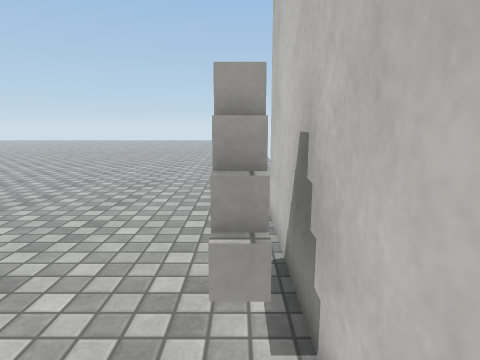
[1] (above)

14 first-person views from a walk through a Unity game level. The camera is 1.3 m above the floor, tilts 10° down and sees 75° across. The floor is counted in squares, 0.5 m on a side. Each view is taken from the middle of a square. On the plan, view 1 faces up. The plan holds only what a view shows up to about 20 squares ahead; the rest is blank. The place goes on beyond the plan. The player character is not drawn. Surface patterns are stand-ins for the level's own textures.

[2]
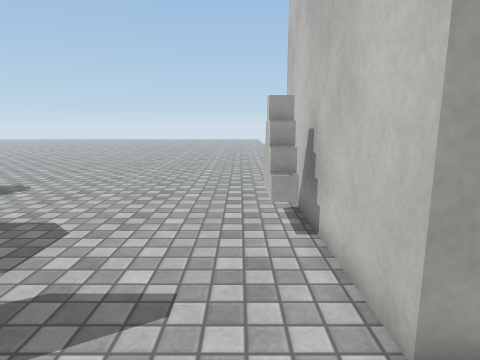

[3]
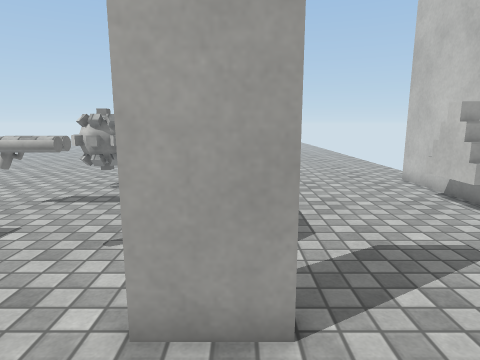

[4]
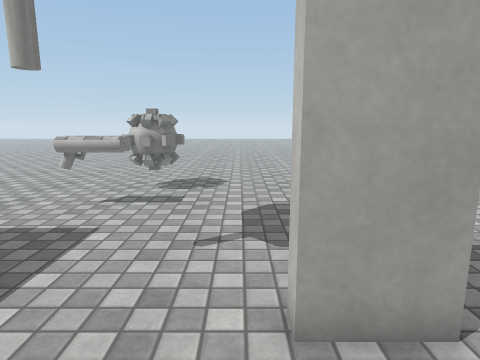

[5]
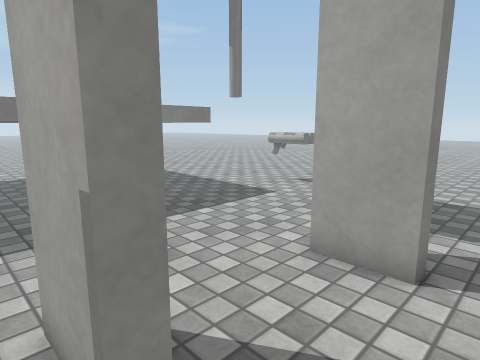

[6]
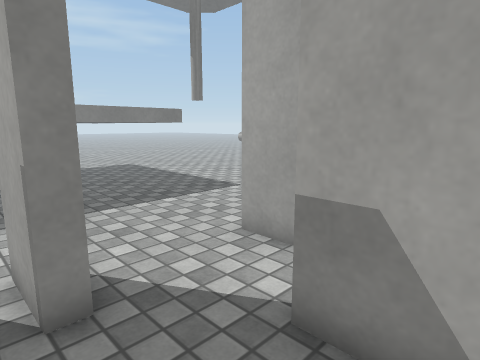

[7]
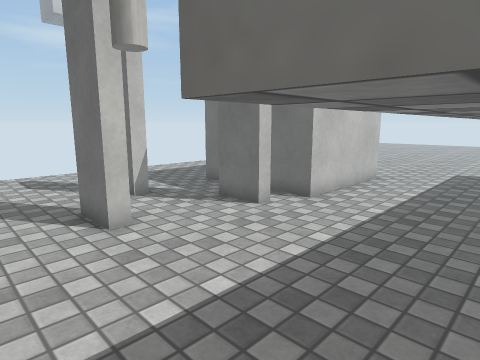

[8]
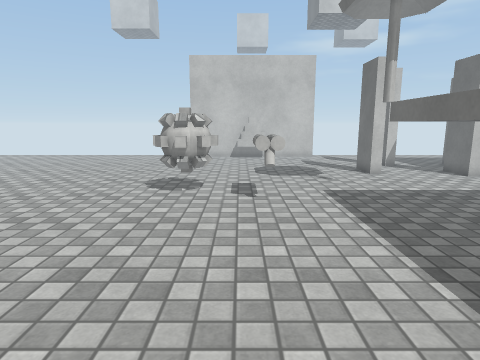

[9]
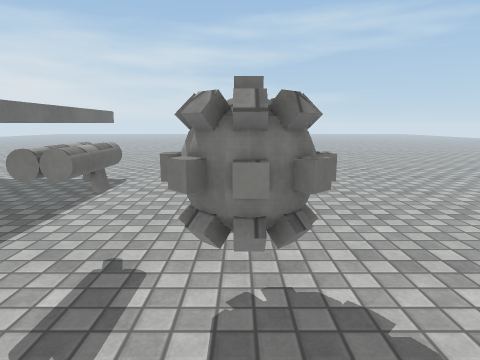

[10]
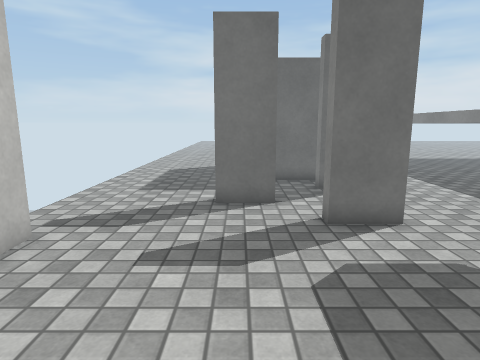

[11]
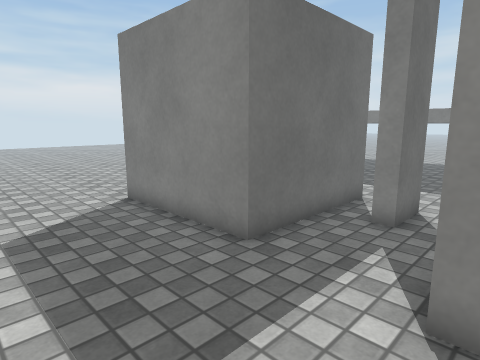

[12]
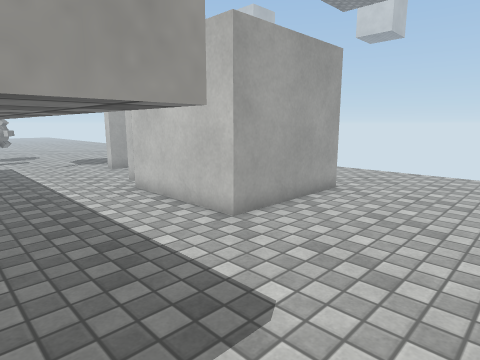

[13]
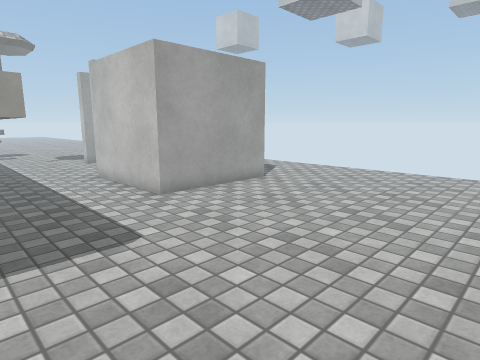

[14]
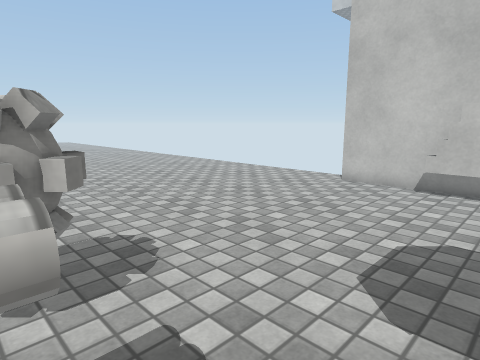

### Floor plan
Key: @ floor where view 1 was taken; # wall or solid block; . floor; ^ raised ledge; O other object.
Columns run from 25 left of view 1 to 2 right of it. Each row starts with its distance up from view 1.
 13  ...........................
 12  ...........................
 11    .........................
 10     ........................
  9     ......................#
  8    ........OOO............#
  7    ........OOOO...........#
  6    .........OO............#
  5 .  ........OO............O#
  4    .......OOO............O#
  3  ........................O#
  2 ..........................#
  1 ..........................#
  0 ^^^^^^^^^^^..............@#
 -1           ^...............##
 -2           ^......##.........
 -3           ^......##.........
 -4           ^.........###.....
 -5           ^.........###.....
 -6           ^.................
 -7           ^.....##..........
 -8           ^.................
 -9           ^....#######......
-10           ^....#     #......
-11           ^....#     #......
-12           ^....#     #......
-13           ^....#     #......
-14           ^....#     #......
-15           ^....#######......
-16           ^.................
-17           ^.................
-18           ^.................
-19           ^.................
-20          ^..................
-21          ...................
-22           ..................
-23            .................
-24             ............
-25          .   ..    .....

Where each view was taken, in squares from view 1:
view 1: 0 up, 0 right, facing up
view 2: 4 down, 1 left, facing up
view 3: 6 down, 7 left, facing up
view 4: 6 down, 9 left, facing up
view 5: 8 down, 5 left, facing up-left
view 6: 8 down, 3 left, facing up-left
view 7: 1 up, 16 left, facing down-right
view 8: 5 up, 25 left, facing right
view 9: 7 up, 8 left, facing left
view 10: 6 up, 4 left, facing down
view 11: 4 down, 1 right, facing down-left
view 12: 21 down, 16 left, facing up-right
view 13: 25 down, 16 left, facing up-right
view 14: 2 up, 13 left, facing up-right
